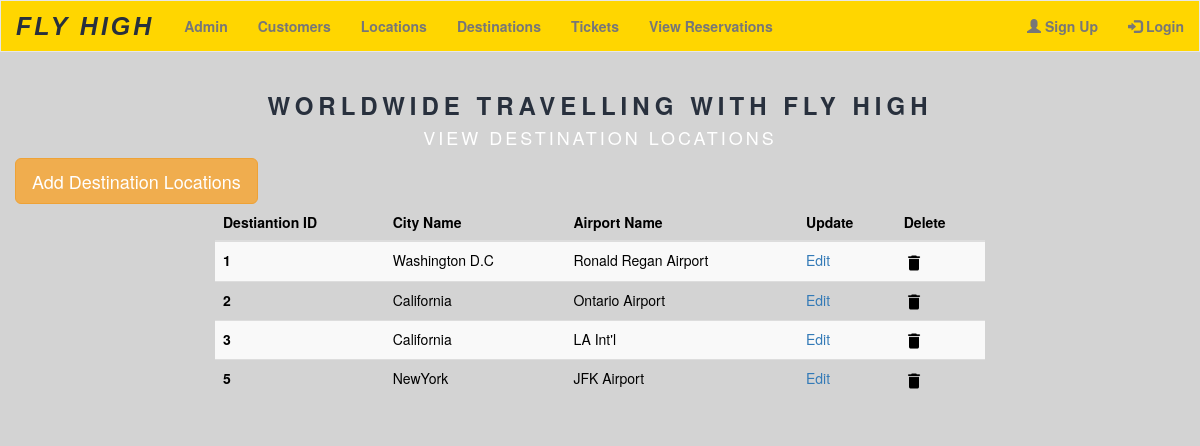
The page /admin/Destinations.php on the database its author committed.
### tables this page shows
CREATE TABLE `destination` (
  `To_ID` int(11) NOT NULL,
  `Dest_City` varchar(30) NOT NULL,
  `Airport_Name` varchar(40) DEFAULT NULL
);

### admin/Destinations.php (the view, shortened to what this page needs)
<?php
require_once('../database.php');
$querydest = 'SELECT * FROM destination
                           ORDER BY To_ID';
$statement2 = $db->prepare($querydest);
$statement2->execute();
$locations = $statement2->fetchAll();
?>
<!DOCTYPE html>
<html lang="en">
<head>
  <link rel="stylesheet" href="https://maxcdn.bootstrapcdn.com/bootstrap/3.3.7/css/bootstrap.min.css">
  <link rel="stylesheet" type="text/css" href="../css/style1.css" />
</head>
<body>
 <?php
 include("adminheader.php");
?>
<div class="col-sm-12 container-fluid top">
    <br>
        <h3 class="screen-logo">WORLDWIDE TRAVELLING WITH FLY HIGH</h3>
        <H4 class="screen-mission">VIEW DESTINATION LOCATIONS</H4>
        <a href="addDestination.php"><button type="button"  class="btn btn-warning btn-lg">Add Destination Locations</button></a>
    <br>
</div>
<div class="col-sm-2 container-fluid top"> </div>
<div class="col-sm-8 container-fluid top">
<table class="table table-striped table-inverse" style="color: black">
  <thead>
    <tr>
      <th>Destiantion ID</th>
      <th>City Name</th>
      <th>Airport Name</th>
      <th>Update</th>
      <th>Delete</th>
    </tr>
  </thead>
  <tbody>
  <?php foreach ($locations as $loc) : ?>
    <tr>
      <th scope="row"><?php echo $loc['To_ID']; ?></th>
      <td><?php echo ucfirst($loc['Dest_City']); ?></td>
      <td><?php echo $loc['Airport_Name']; ?></td>
      <td><a href="Editdest.php?edit_id=<?php echo $loc['To_ID']; ?>">Edit</a></td>
      <td><a href="deletedest.php?delete_id=<?php echo $loc['To_ID']; ?>"><img src="../images/del.png" onclick="return confirm('Are you sure to delete the Location Record !'); " class="responsive delImage"></a></td>
    </tr>
    <?php endforeach; ?>
  </tbody>
</table>
</div>
</body>
</html>

### css/style1.css (style rules this page uses)
.screen-logo { color: #28303d; font-weight: bold; text-align: center; letter-spacing: 5px; }
.screen-mission { color: white; text-align: center; letter-spacing: 3px; }
body { background-color: #D3D3D3; }

### admin/Destinations.php (style rules this page uses)
.delImage { width:20px; height: 20px; }

### rows shown on the page
destination: To_ID "1", Dest_City "Washington D.C", Airport_Name "Ronald Regan Airport"
destination: To_ID "2", Dest_City "California", Airport_Name "Ontario Airport"
destination: To_ID "3", Dest_City "California", Airport_Name "LA Int'l"
destination: To_ID "5", Dest_City "NewYork", Airport_Name "JFK Airport"
